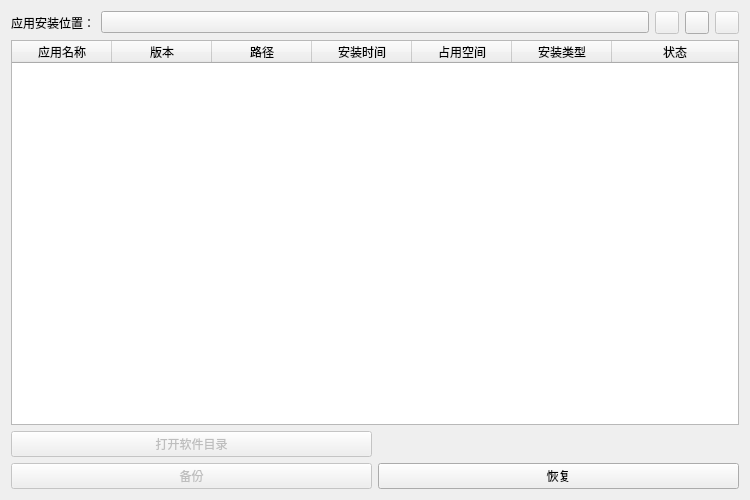
<?xml version="1.0" encoding="UTF-8"?>
<ui version="4.0">
 <class>app_manager</class>
 <widget class="QWidget" name="app_manager">
  <property name="geometry">
   <rect>
    <x>0</x>
    <y>0</y>
    <width>750</width>
    <height>500</height>
   </rect>
  </property>
  <property name="windowTitle">
   <string>Form</string>
  </property>
  <layout class="QVBoxLayout" name="verticalLayout">
   <item>
    <layout class="QHBoxLayout" name="horizontalLayout">
     <item>
      <widget class="QLabel" name="label_install_folder">
       <property name="text">
        <string>应用安装位置：</string>
       </property>
      </widget>
     </item>
     <item>
      <widget class="ComboBox" name="cmb_folder">
       <property name="sizePolicy">
        <sizepolicy hsizetype="MinimumExpanding" vsizetype="Fixed">
         <horstretch>0</horstretch>
         <verstretch>0</verstretch>
        </sizepolicy>
       </property>
      </widget>
     </item>
     <item>
      <widget class="ToolButton" name="btn_refresh">
       <property name="enabled">
        <bool>false</bool>
       </property>
      </widget>
     </item>
     <item>
      <widget class="ToolButton" name="btn_add_folder"/>
     </item>
     <item>
      <widget class="ToolButton" name="btn_del_folder">
       <property name="enabled">
        <bool>false</bool>
       </property>
      </widget>
     </item>
    </layout>
   </item>
   <item>
    <layout class="QHBoxLayout" name="horizontalLayout_2"/>
   </item>
   <item>
    <widget class="TableWidget" name="table_app_info">
     <property name="dragEnabled">
      <bool>true</bool>
     </property>
     <property name="horizontalScrollMode">
      <enum>QAbstractItemView::ScrollPerPixel</enum>
     </property>
     <property name="sortingEnabled">
      <bool>true</bool>
     </property>
     <attribute name="horizontalHeaderCascadingSectionResizes">
      <bool>true</bool>
     </attribute>
     <attribute name="horizontalHeaderStretchLastSection">
      <bool>true</bool>
     </attribute>
     <column>
      <property name="text">
       <string>应用名称</string>
      </property>
     </column>
     <column>
      <property name="text">
       <string>版本</string>
      </property>
     </column>
     <column>
      <property name="text">
       <string>路径</string>
      </property>
     </column>
     <column>
      <property name="text">
       <string>安装时间</string>
      </property>
     </column>
     <column>
      <property name="text">
       <string>占用空间</string>
      </property>
     </column>
     <column>
      <property name="text">
       <string>安装类型</string>
      </property>
     </column>
     <column>
      <property name="text">
       <string>状态</string>
      </property>
     </column>
    </widget>
   </item>
   <item>
    <layout class="QHBoxLayout" name="horizontalLayout_4">
     <item>
      <widget class="PushButton" name="btn_open_folder">
       <property name="enabled">
        <bool>false</bool>
       </property>
       <property name="text">
        <string>打开软件目录</string>
       </property>
      </widget>
     </item>
     <item>
      <widget class="SplitPushButton" name="btn_open_reg">
       <property name="text_" stdset="0">
        <string>打开全局应用注册表</string>
       </property>
      </widget>
     </item>
    </layout>
   </item>
   <item>
    <layout class="QHBoxLayout" name="horizontalLayout_3">
     <item>
      <widget class="PrimaryPushButton" name="btn_backup">
       <property name="enabled">
        <bool>false</bool>
       </property>
       <property name="text">
        <string>备份</string>
       </property>
      </widget>
     </item>
     <item>
      <widget class="PushButton" name="btn_restore">
       <property name="text">
        <string>恢复</string>
       </property>
      </widget>
     </item>
    </layout>
   </item>
  </layout>
 </widget>
 <customwidgets>
  <customwidget>
   <class>ComboBox</class>
   <extends>QPushButton</extends>
   <header>qfluentwidgets</header>
  </customwidget>
  <customwidget>
   <class>PushButton</class>
   <extends>QPushButton</extends>
   <header>qfluentwidgets</header>
  </customwidget>
  <customwidget>
   <class>PrimaryPushButton</class>
   <extends>PushButton</extends>
   <header>qfluentwidgets</header>
  </customwidget>
  <customwidget>
   <class>SplitPushButton</class>
   <extends>QWidget</extends>
   <header>qfluentwidgets</header>
  </customwidget>
  <customwidget>
   <class>ToolButton</class>
   <extends>QToolButton</extends>
   <header>qfluentwidgets</header>
  </customwidget>
  <customwidget>
   <class>TableWidget</class>
   <extends>QTableWidget</extends>
   <header>qfluentwidgets</header>
  </customwidget>
 </customwidgets>
 <resources/>
 <connections/>
</ui>
